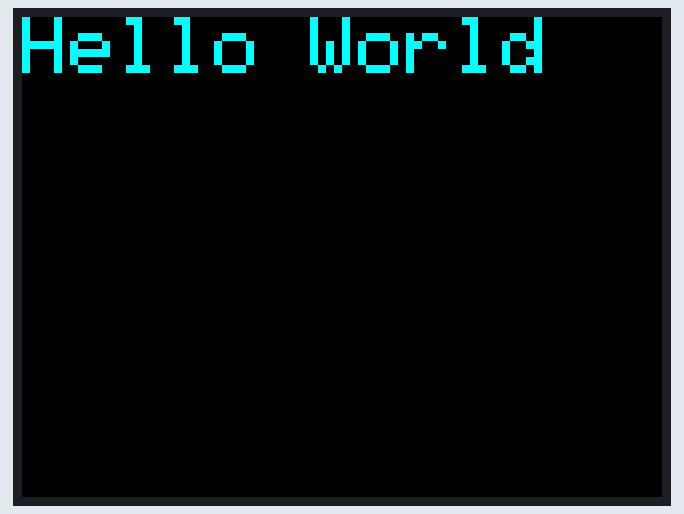
Simulated run of this sketch. Board: ESP32. Shown: 320×240 colour display.

Above: at 0.2 s.

The sketch:

03_TextColor.ino
```cpp
#include <M5Stack.h>

void setup() {
  M5.begin();           // M5Stackの初期化
  M5.Power.begin();       // M5Stackの電源の初期化

  M5.Lcd.setTextSize(4);              // 文字サイズを設定
  M5.Lcd.setTextColor(CYAN, BLACK);   // 文字の色を設定
  M5.Lcd.print("Hello World");        // Hello Worldを表示
}

void loop() {
}
```
